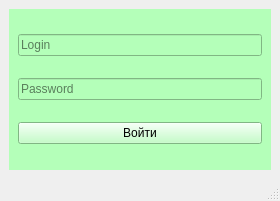
<?xml version="1.0" encoding="UTF-8"?>
<ui version="4.0">
 <class>MainWindow</class>
 <widget class="QMainWindow" name="MainWindow">
  <property name="geometry">
   <rect>
    <x>0</x>
    <y>0</y>
    <width>280</width>
    <height>201</height>
   </rect>
  </property>
  <property name="windowTitle">
   <string>MainWindow</string>
  </property>
  <widget class="QWidget" name="centralwidget">
   <layout class="QVBoxLayout" name="verticalLayout">
    <item>
     <widget class="QWidget" name="widget" native="true">
      <property name="autoFillBackground">
       <bool>false</bool>
      </property>
      <property name="styleSheet">
       <string notr="true">background-color: rgb(180, 255, 185);</string>
      </property>
      <layout class="QVBoxLayout" name="verticalLayout_2">
       <item>
        <widget class="QLineEdit" name="lineEdit">
         <property name="placeholderText">
          <string>Login</string>
         </property>
        </widget>
       </item>
       <item>
        <widget class="QLineEdit" name="lineEdit_2">
         <property name="toolTip">
          <string/>
         </property>
         <property name="inputMethodHints">
          <set>Qt::ImhHiddenText|Qt::ImhNoAutoUppercase|Qt::ImhNoPredictiveText|Qt::ImhSensitiveData</set>
         </property>
         <property name="echoMode">
          <enum>QLineEdit::Password</enum>
         </property>
         <property name="placeholderText">
          <string>Password</string>
         </property>
        </widget>
       </item>
       <item>
        <widget class="QPushButton" name="pushButton">
         <property name="text">
          <string>Войти</string>
         </property>
        </widget>
       </item>
      </layout>
     </widget>
    </item>
   </layout>
  </widget>
  <widget class="QMenuBar" name="menubar">
   <property name="geometry">
    <rect>
     <x>0</x>
     <y>0</y>
     <width>280</width>
     <height>21</height>
    </rect>
   </property>
  </widget>
  <widget class="QStatusBar" name="statusbar"/>
 </widget>
 <resources/>
 <connections/>
</ui>
